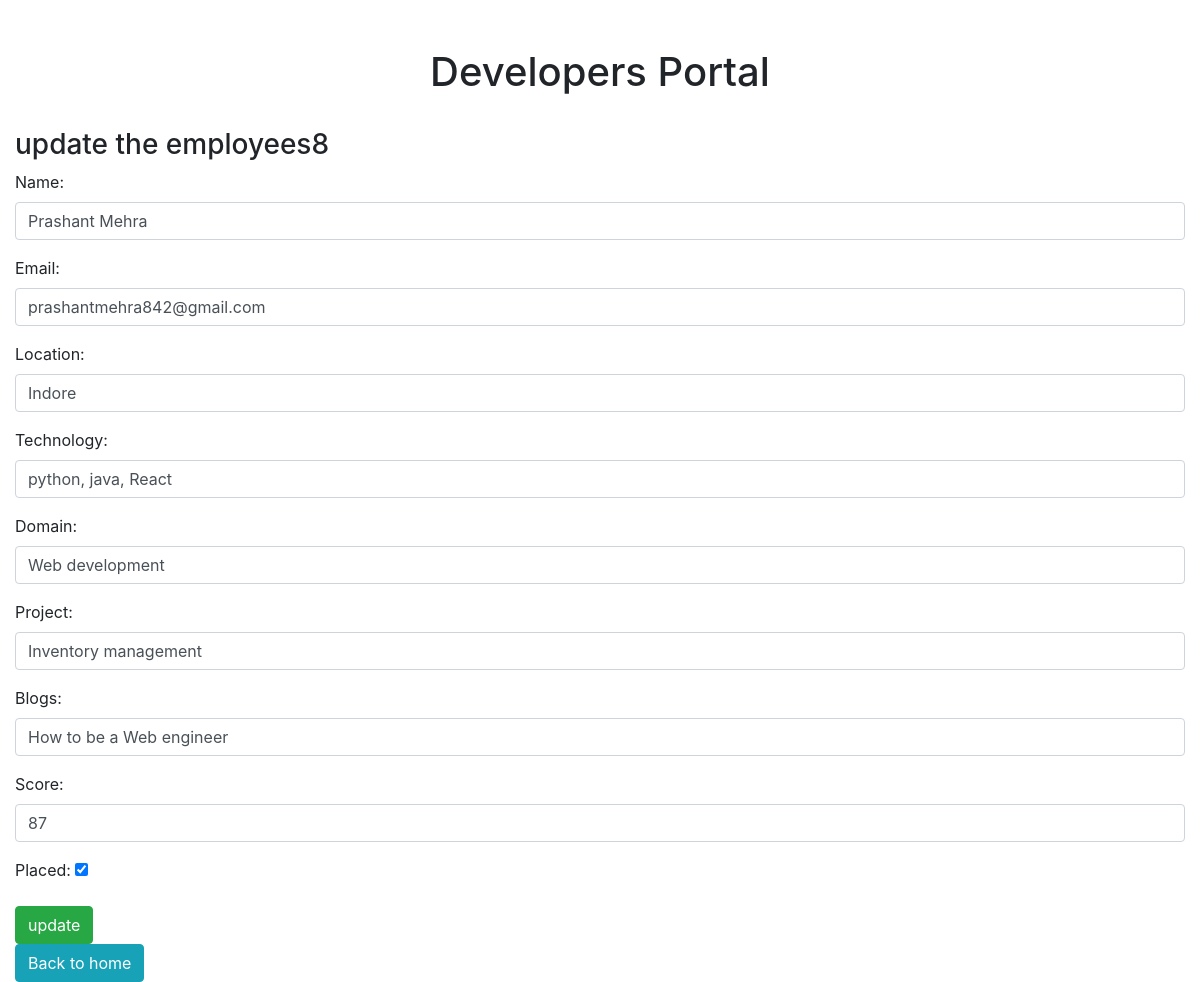
The page /update/8/ on the database its author committed.
### crud/models.py (models this page shows, shortened)
class emp_details(models.Model):
    id = models.AutoField(primary_key=True)
    name=models.CharField(max_length=200)
    email=models.EmailField(max_length=100)
    location=models.CharField(max_length=200)
    technology=models.CharField(max_length=400)
    domain=models.CharField(max_length=200)
    project=models.CharField(max_length=500)
    blogs=models.CharField(max_length=500)
    score=models.IntegerField(null=True)
    placed=models.BooleanField(default=False)
    data=[id,name,email,location,technology,domain,project,blogs,score]

### crud/views.py (the view)
# urls.py: path('update/<int:id>/',views.update_record,name="updatedata"),
def update_record(request,id):
    instance = emp_details.objects.get(id=id)
    if request.method == 'POST':
        fm=employeeRegistration(request.POST,instance=instance)
        if fm.is_valid():
            fm.save()
    else:
        fm = employeeRegistration(instance=instance)
    return render(request,'update.html',{'id':id,'form':fm})

### crud/forms.py
class employeeRegistration(forms.ModelForm):
    class Meta:
        model = emp_details
        fields = ['name','email','location','technology','domain','project','blogs','score','placed']
        widgets={
            'name':forms.TextInput(attrs={'class':'form-control'}),
            'email': forms.TextInput(attrs={'class': 'form-control'}),
            'location': forms.TextInput(attrs={'class': 'form-control'}),
            'technology': forms.TextInput(attrs={'class': 'form-control'}),
            'domain': forms.TextInput(attrs={'class': 'form-control'}),
            'project': forms.TextInput(attrs={'class': 'form-control'}),
            'blogs': forms.TextInput(attrs={'class': 'form-control'}),
            'score': forms.TextInput(attrs={'class': 'form-control'}),
            'placed': forms.CheckboxInput,
        }

### templates/update.html (shortened to what this page needs)
{% extends 'base.html' %}
{% block content %}
<h3>update the employees{{id}}</h3>
 <form action="" method="">
     {{form.as_p}}
     <input type="submit" value="update" class="btn btn-success">
            </form>
 <a href="{% url 'addandshow' %}" class="text-center btn btn-info">Back to home</a>
{% endblock content %}

### rows shown on the page
emp_details: name "Prashant Mehra", email "prashantmehra842@gmail.com", location "Indore", technology "python, java, React", domain "Web development", project "Inventory management", blogs "How to be a Web engineer", score "87", placed "☑"

### other values the page prints
{{ id }} "8"
